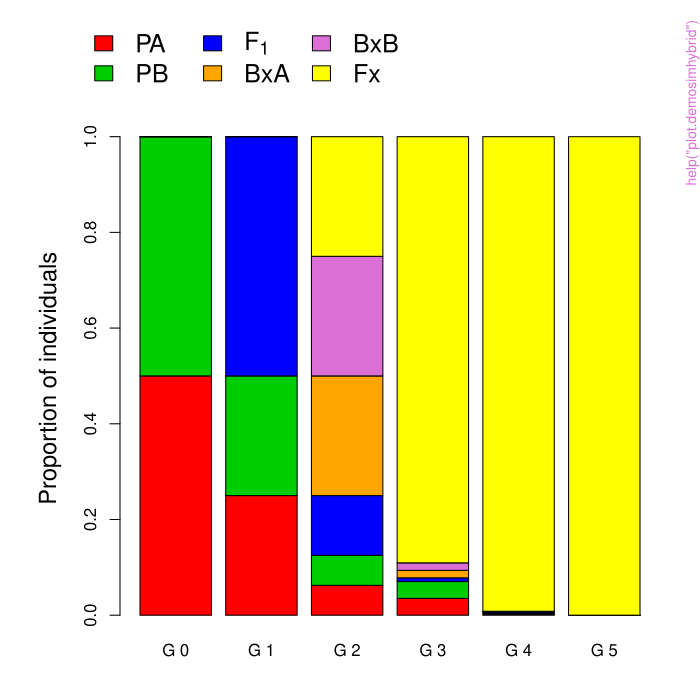

Here is the R script that generated this plot:
pkgname <- "AFLPsim"
source(file.path(R.home("share"), "R", "examples-header.R"))
options(warn = 1)
base::assign(".ExTimings", "AFLPsim-Ex.timings", pos = 'CheckExEnv')
base::cat("name\tuser\tsystem\telapsed\n", file=base::get(".ExTimings", pos = 'CheckExEnv'))
base::assign(".format_ptime",
function(x) {
  if(!is.na(x[4L])) x[1L] <- x[1L] + x[4L]
  if(!is.na(x[5L])) x[2L] <- x[2L] + x[5L]
  options(OutDec = '.')
  format(x[1L:3L], digits = 7L)
},
pos = 'CheckExEnv')

### * </HEADER>
library('AFLPsim')

base::assign(".oldSearch", base::search(), pos = 'CheckExEnv')
cleanEx()
nameEx("bayescan")
### * bayescan

flush(stderr()); flush(stdout())

base::assign(".ptime", proc.time(), pos = "CheckExEnv")
### Name: bayescan
### Title: Identifying candidate loci under natural selection with external
###   application
### Aliases: bayescan
### Keywords: outlier hybridization genome scan

### ** Examples

## Not run
hybrids<-hybridsim(Nmarker=100, Na=30, Nb=30, Nf1=30, type="selection", Nsel=25, hybrid="F1", S=100)
outbayes<-bayescan(hybrids, filename="bayescanresults", nbp=10, pilot=50, burn=100)
outbayes



base::assign(".dptime", (proc.time() - get(".ptime", pos = "CheckExEnv")), pos = "CheckExEnv")
base::cat("bayescan", base::get(".format_ptime", pos = 'CheckExEnv')(get(".dptime", pos = "CheckExEnv")), "\n", file=base::get(".ExTimings", pos = 'CheckExEnv'), append=TRUE, sep="\t")
cleanEx()
nameEx("demosimhybrid")
### * demosimhybrid

flush(stderr()); flush(stdout())

base::assign(".ptime", proc.time(), pos = "CheckExEnv")
### Name: demosimhybrid
### Title: Demographic model of introgressive hybridization
### Aliases: demosimhybrid
### Keywords: hybridization simulation

### ** Examples


## Example 1. Simulation under parental proportions,
## similar fecundities and random mating 
inivalues<-c(0.5,0.5,0,0,0,0)
epi0.5<-demosimhybrid(inivalues)
epi0.5


## Example 2. Simulation under higher frecuency of parental B,
## and higher fecundy of parental A and random mating
inivalues2<-c(0.25,0.75,0,0,0,0)
fecundities<-c(1,0.5,0.5,0.5,0.5,0.5)
epi0.75<-demosimhybrid(x=inivalues, F=fecundities)
epi0.75



base::assign(".dptime", (proc.time() - get(".ptime", pos = "CheckExEnv")), pos = "CheckExEnv")
base::cat("demosimhybrid", base::get(".format_ptime", pos = 'CheckExEnv')(get(".dptime", pos = "CheckExEnv")), "\n", file=base::get(".ExTimings", pos = 'CheckExEnv'), append=TRUE, sep="\t")
cleanEx()
nameEx("gscan")
### * gscan

flush(stderr()); flush(stdout())

base::assign(".ptime", proc.time(), pos = "CheckExEnv")
### Name: gscan
### Title: Genome scan for hybrids
### Aliases: gscan
### Keywords: outlier hybridization genome scan

### ** Examples

hybrids<-hybridsim(Nmarker=100, Na=30, Nb=30, Nf1=30, type="selection", S=5,Nsel=25, hybrid="F1")

outliers<-gscan(hybrids, type="F1", method="bal&gar-ca")



base::assign(".dptime", (proc.time() - get(".ptime", pos = "CheckExEnv")), pos = "CheckExEnv")
base::cat("gscan", base::get(".format_ptime", pos = 'CheckExEnv')(get(".dptime", pos = "CheckExEnv")), "\n", file=base::get(".ExTimings", pos = 'CheckExEnv'), append=TRUE, sep="\t")
cleanEx()
nameEx("hybridindex")
### * hybridindex

flush(stderr()); flush(stdout())

base::assign(".ptime", proc.time(), pos = "CheckExEnv")
### Name: hybridindex
### Title: Estimate hybrid index por 'hybridsim' objects
### Aliases: hybridindex
### Keywords: hybridization

### ** Examples

## simulate parentals and F1 hybrids
hybrids<-hybridsim(Nmarker=50, Na=10, Nb=10, Nf1=10, type="neutral", hybrid="F1")

## estimate hybrid index
hest<-hybridindex(hybrids)



base::assign(".dptime", (proc.time() - get(".ptime", pos = "CheckExEnv")), pos = "CheckExEnv")
base::cat("hybridindex", base::get(".format_ptime", pos = 'CheckExEnv')(get(".dptime", pos = "CheckExEnv")), "\n", file=base::get(".ExTimings", pos = 'CheckExEnv'), append=TRUE, sep="\t")
cleanEx()
nameEx("hybridize")
### * hybridize

flush(stderr()); flush(stdout())

base::assign(".ptime", proc.time(), pos = "CheckExEnv")
### Name: hybridize
### Title: AFLP simulator with selection from parental data
### Aliases: hybridize
### Keywords: hybridization simulation

### ** Examples

## AFLP profile Species A
SpeciesA<-read.table(system.file("/files/SpeciesA.txt",package="AFLPsim"),header=TRUE, row.names=1)


## AFLP profile Species B
SpeciesB<-read.table(system.file("/files/SpeciesB.txt",package="AFLPsim"),header=TRUE, row.names=1)

## simulate F1 hybrids
F1hybrids<-hybridize(pa=SpeciesA,pb=SpeciesB, Nf1=30, type="neutral", hybrid="F1")



base::assign(".dptime", (proc.time() - get(".ptime", pos = "CheckExEnv")), pos = "CheckExEnv")
base::cat("hybridize", base::get(".format_ptime", pos = 'CheckExEnv')(get(".dptime", pos = "CheckExEnv")), "\n", file=base::get(".ExTimings", pos = 'CheckExEnv'), append=TRUE, sep="\t")
cleanEx()
nameEx("hybridsim")
### * hybridsim

flush(stderr()); flush(stdout())

base::assign(".ptime", proc.time(), pos = "CheckExEnv")
### Name: hybridsim
### Title: AFLP simulator with selection
### Aliases: hybridsim
### Keywords: hybridization simulation

### ** Examples

hybrids<-hybridsim(Nmarker=100, Na=30, Nb=30, Nf1=30, type="selection", Nsel=25, hybrid="F1")



base::assign(".dptime", (proc.time() - get(".ptime", pos = "CheckExEnv")), pos = "CheckExEnv")
base::cat("hybridsim", base::get(".format_ptime", pos = 'CheckExEnv')(get(".dptime", pos = "CheckExEnv")), "\n", file=base::get(".ExTimings", pos = 'CheckExEnv'), append=TRUE, sep="\t")
cleanEx()
nameEx("plot.demosimhybrid")
### * plot.demosimhybrid

flush(stderr()); flush(stdout())

base::assign(".ptime", proc.time(), pos = "CheckExEnv")
### Name: plot.demosimhybrid
### Title: Plotting 'demosimhybrid' objects
### Aliases: plot.demosimhybrid
### Keywords: hybridization simulation

### ** Examples

## Example 1. Simulation under parental proportions,
## similar fecundities and random mating 
inivalues<-c(0.5,0.5,0,0,0,0)
epi0.5<-demosimhybrid(inivalues)
epi0.5
plot.demosimhybrid(epi0.5)

## Example 2. Simulation under higher frecuency of Parental B,
## and higher fecundy of Parental A and random mating
inivalues2<-c(0.25,0.75,0,0,0,0)
fecundities<-c(1,0.5,0.5,0.5,0.5,0.5)
epi0.75<-demosimhybrid(x=inivalues, F=fecundities)
epi0.75
plot.demosimhybrid(epi0.75)



base::assign(".dptime", (proc.time() - get(".ptime", pos = "CheckExEnv")), pos = "CheckExEnv")
base::cat("plot.demosimhybrid", base::get(".format_ptime", pos = 'CheckExEnv')(get(".dptime", pos = "CheckExEnv")), "\n", file=base::get(".ExTimings", pos = 'CheckExEnv'), append=TRUE, sep="\t")
cleanEx()
nameEx("plot.hybridsim")
### * plot.hybridsim

flush(stderr()); flush(stdout())

base::assign(".ptime", proc.time(), pos = "CheckExEnv")
### Name: plot.hybridsim
### Title: Plotting hybridsim objects
### Aliases: plot.hybridsim
### Keywords: hybridization simulation

### ** Examples

## simulate parentals and F1 hybrids
hybrids<-hybridsim(Nmarker=100, Na=30, Nb=30, Nf1=30, type="selection", S=1, Nsel=25, hybrid="F1")

plot.hybridsim(hybrids, hybrid="F1")



base::assign(".dptime", (proc.time() - get(".ptime", pos = "CheckExEnv")), pos = "CheckExEnv")
base::cat("plot.hybridsim", base::get(".format_ptime", pos = 'CheckExEnv')(get(".dptime", pos = "CheckExEnv")), "\n", file=base::get(".ExTimings", pos = 'CheckExEnv'), append=TRUE, sep="\t")
cleanEx()
nameEx("sim2arlequin")
### * sim2arlequin

flush(stderr()); flush(stdout())

base::assign(".ptime", proc.time(), pos = "CheckExEnv")
### Name: sim2arlequin
### Title: Converting hybridsim object to a Arlequin input file
### Aliases: sim2arlequin
### Keywords: hybridization simulation

### ** Examples

## simulate F1 hybrids
F1hybrids<-hybridsim(Nmarker=100,Na=100,Nb=100,Nf1=30, type="neutral", hybrid="F1")

## convert to Arlequin input file
sim2arlequin(F1hybrids,filename="F1hybrids_Arlequin.txt")



base::assign(".dptime", (proc.time() - get(".ptime", pos = "CheckExEnv")), pos = "CheckExEnv")
base::cat("sim2arlequin", base::get(".format_ptime", pos = 'CheckExEnv')(get(".dptime", pos = "CheckExEnv")), "\n", file=base::get(".ExTimings", pos = 'CheckExEnv'), append=TRUE, sep="\t")
cleanEx()
nameEx("sim2bayescan")
### * sim2bayescan

flush(stderr()); flush(stdout())

base::assign(".ptime", proc.time(), pos = "CheckExEnv")
### Name: sim2bayescan
### Title: Converting hybridsim object to a Bayescan input file
### Aliases: sim2bayescan
### Keywords: hybridization simulation

### ** Examples

## simulate F1 hybrids
F1hybrids<-hybridsim(Nmarker=100,Na=100,Nb=100,Nf1=30, type="selection", S=5, Nsel=25, hybrid="F1")

## convert to Bayescan input file
sim2bayescan(F1hybrids,filename="F1hybrids_Bayescan.txt")



base::assign(".dptime", (proc.time() - get(".ptime", pos = "CheckExEnv")), pos = "CheckExEnv")
base::cat("sim2bayescan", base::get(".format_ptime", pos = 'CheckExEnv')(get(".dptime", pos = "CheckExEnv")), "\n", file=base::get(".ExTimings", pos = 'CheckExEnv'), append=TRUE, sep="\t")
cleanEx()
nameEx("sim2genind")
### * sim2genind

flush(stderr()); flush(stdout())

base::assign(".ptime", proc.time(), pos = "CheckExEnv")
### Name: sim2genind
### Title: Converting a hybridsim object to a genind object
### Aliases: sim2genind
### Keywords: hybridization simulation

### ** Examples

## simulate F1 hybrids
F1hybrids<-hybridsim(Nmarker=100,Na=100,Nb=100,Nf1=30, type="neutral", hybrid="F1")

## convert to genind object
F1gen<-sim2genind(F1hybrids)



base::assign(".dptime", (proc.time() - get(".ptime", pos = "CheckExEnv")), pos = "CheckExEnv")
base::cat("sim2genind", base::get(".format_ptime", pos = 'CheckExEnv')(get(".dptime", pos = "CheckExEnv")), "\n", file=base::get(".ExTimings", pos = 'CheckExEnv'), append=TRUE, sep="\t")
cleanEx()
nameEx("sim2introgress")
### * sim2introgress

flush(stderr()); flush(stdout())

base::assign(".ptime", proc.time(), pos = "CheckExEnv")
### Name: sim2introgress
### Title: Converting hybridsim object to introgress
### Aliases: sim2introgress
### Keywords: hybridization simulation

### ** Examples

## simulate hybrids
hybrids<-hybridsim(Nmarker=100,Na=100,Nb=100,Nf1=30, type="selection", hybrid="all")

## convert to introgress input file
hybrids2<-sim2introgress(hybrids)



base::assign(".dptime", (proc.time() - get(".ptime", pos = "CheckExEnv")), pos = "CheckExEnv")
base::cat("sim2introgress", base::get(".format_ptime", pos = 'CheckExEnv')(get(".dptime", pos = "CheckExEnv")), "\n", file=base::get(".ExTimings", pos = 'CheckExEnv'), append=TRUE, sep="\t")
cleanEx()
nameEx("sim2newhybrids")
### * sim2newhybrids

flush(stderr()); flush(stdout())

base::assign(".ptime", proc.time(), pos = "CheckExEnv")
### Name: sim2newhybrids
### Title: Converting hybridsim object to a NewHybrids input file
### Aliases: sim2newhybrids
### Keywords: hybridization simulation

### ** Examples

## simulate hybrids
hybrids<-hybridsim(Nmarker=100,Na=30,Nb=30,Nf1=30, type="neutral", hybrid="all")

## convert to NewHybrids input file
sim2newhybrids(hybrids,filename="newhybridsinput.txt")



base::assign(".dptime", (proc.time() - get(".ptime", pos = "CheckExEnv")), pos = "CheckExEnv")
base::cat("sim2newhybrids", base::get(".format_ptime", pos = 'CheckExEnv')(get(".dptime", pos = "CheckExEnv")), "\n", file=base::get(".ExTimings", pos = 'CheckExEnv'), append=TRUE, sep="\t")
cleanEx()
nameEx("sim2popgene")
### * sim2popgene

flush(stderr()); flush(stdout())

base::assign(".ptime", proc.time(), pos = "CheckExEnv")
### Name: sim2popgene
### Title: Converting hybridsim object to a PopGene input file
### Aliases: sim2popgene
### Keywords: hybridization simulation

### ** Examples

## simulate F1 hybrids
F1hybrids<-hybridsim(Nmarker=100,Na=100,Nb=100,Nf1=30, type="neutral", hybrid="F1")

## convert to genepop input file
sim2popgene(F1hybrids,filename="F1hybrids_Popgene.txt")



base::assign(".dptime", (proc.time() - get(".ptime", pos = "CheckExEnv")), pos = "CheckExEnv")
base::cat("sim2popgene", base::get(".format_ptime", pos = 'CheckExEnv')(get(".dptime", pos = "CheckExEnv")), "\n", file=base::get(".ExTimings", pos = 'CheckExEnv'), append=TRUE, sep="\t")
cleanEx()
nameEx("sim2structure")
### * sim2structure

flush(stderr()); flush(stdout())

base::assign(".ptime", proc.time(), pos = "CheckExEnv")
### Name: sim2structure
### Title: Convert a hybridsim object to a STRUCTURE input file
### Aliases: sim2structure
### Keywords: hybridization simulation

### ** Examples

## simulate F1 hybrids
F1hybrids<-hybridsim(Nmarker=30,Na=30,Nb=100,Nf1=30, type="neutral", hybrid="F1")

## convert to STRUCTURE input file
sim2structure(F1hybrids,filename="F1hybrids_Structure.txt")



base::assign(".dptime", (proc.time() - get(".ptime", pos = "CheckExEnv")), pos = "CheckExEnv")
base::cat("sim2structure", base::get(".format_ptime", pos = 'CheckExEnv')(get(".dptime", pos = "CheckExEnv")), "\n", file=base::get(".ExTimings", pos = 'CheckExEnv'), append=TRUE, sep="\t")
### * <FOOTER>
###
options(digits = 7L)
base::cat("Time elapsed: ", proc.time() - base::get("ptime", pos = 'CheckExEnv'),"\n")
grDevices::dev.off()
###
### Local variables: ***
### mode: outline-minor ***
### outline-regexp: "\\(> \\)?### [*]+" ***
### End: ***
quit('no')
